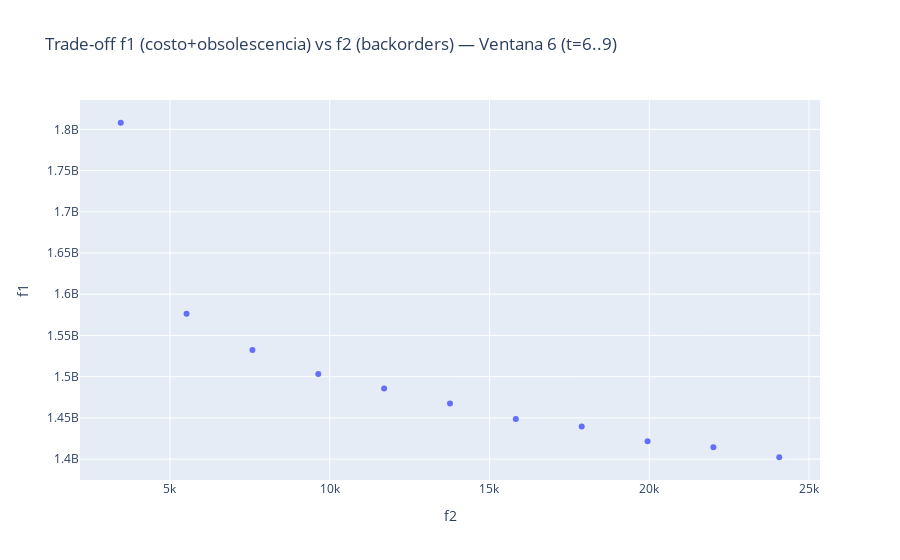

Source (notebook cell):
### Code cell
## CELDA 30 – RESULTADOS AUGMECON VENTANA 6 (t=6..9) Y ELECCIÓN

t_exec = 6   # período ejecutable de esta ventana

# === 1) Gráfico de trade-off f1 vs f2 para la ventana 6 ===
fig6 = px.scatter(
    df_pareto_sixth,
    x="f2", y="f1",
    hover_data=["eps2"],
    title="Trade-off f1 (costo+obsolescencia) vs f2 (backorders) — Ventana 6 (t=6..9)"
)
fig6.show()

# === 2) Tabla ordenada por desempeño (menor f2, luego menor f1) ===
df_sorted6 = df_pareto_sixth.sort_values(["f2", "f1"]).reset_index(drop=True)
display(df_sorted6[["eps2", "f2", "f1"]])

# === 3) REGLA DE ELECCIÓN ===
# Opción A: elegir por índice (0 = mejor servicio dentro de la malla muestreada)
CHOICE_IDX_6 = 0    

# Opción B: fijar un target de backorders para t=6 y elegir el punto más cercano
EPS2_TARGET_6 = None  
# Ejemplo si quisieras algo como ≈10.000 BO en t=6:
# EPS2_TARGET_6 = 10000  

if EPS2_TARGET_6 is not None:
    k6 = int((df_pareto_sixth["f2"] - EPS2_TARGET_6).abs().idxmin())
    choice6 = df_pareto_sixth.iloc[k6]
else:
    choice6 = df_sorted6.iloc[CHOICE_IDX_6]

print("\n=== Solución elegida para ejecutar en t = 6 (ventana 6) ===")
print(choice6[["eps2", "f2", "f1"]])

# === 4) Extraer snapshot elegido en t=6 ===
X_tini_sel6 = choice6["X_tini"]  # {(i,m): cantidad ordenada en t=6}
B_tini_sel6 = choice6["B_tini"]  # {i: backorder al final de t=6}
I_tini_sel6 = choice6["I_tini"]  # {(i,a): inventario por edad al final de t=6}
S_tini_sel6 = choice6["S_tini"]  # {(i,a): servido desde cada edad en t=6}

# === 5) Registrar órdenes ejecutadas en t=6 ===
if 'plan_ejecutado' not in globals():
    plan_ejecutado = []

for (i, m_), q in X_tini_sel6.items():
    if q > 1e-6:
        plan_ejecutado.append([t_exec, i, m_, q])

# === 6) Actualizar backorders iniciales para el siguiente período (t=7) ===
for i in I:
    B_I[i] = float(B_tini_sel6.get(i, 0.0))

# === 7) Actualizar inventario por edades para el siguiente período (t=7) ===
for i in I:
    for a in A:
        I_i0[i][a] = float(I_tini_sel6.get((i, a), 0.0))

# === 8) Actualizar pedidos en tránsito generados en t=6 ===
for i in I:
    for m_ in M:
        q = float(X_tini_sel6.get((i, m_), 0.0))
        if q > 1e-6:
            llegada = t_exec + L_im[i][m_]
            if llegada <= T[-1] and llegada != t_exec:
                pedidos_en_transito[i][llegada] += q

# === 9) Acumular costos globales del horizonte ===
if 'costo_compra' not in globals():
    costo_compra = 0.0
if 'back_total' not in globals():
    back_total = 0.0
if 'costo_equiv_antiguo' not in globals():
    costo_equiv_antiguo = 0.0

costo_compra        += float(choice6["f1"])
back_total          += float(choice6["f2"])
costo_equiv_antiguo += float(choice6["f1"]) + N * float(choice6["f2"])

# === 10) Registrar Servido/Demandado en t=6 para el Fill Rate global ===
if 'served_hist' not in globals():
    served_hist = {}
if 'demand_hist' not in globals():
    demand_hist = {}

for i in I:
    dem_t = float(D_it.get(i, {}).get(t_exec, 0.0))
    srv_t = sum(S_tini_sel6.get((i, a), 0.0) for a in A)
    srv_t = min(dem_t, srv_t)  # nunca más de lo demandado

    demand_hist.setdefault(i, {})[t_exec] = dem_t
    served_hist.setdefault(i, {})[t_exec] = srv_t

print("\nEstado actualizado tras decidir la ventana 6. Listo para ventana que empieza en t=7.")

### Figure 1 — Plotly figure (JSON) as saved in the notebook; plotly's stock layout.template omitted (floating-point values rounded to 4 significant figures)
{"data": [{"customdata": [[3460], [5521.0], [7582.0], [9642.0], [11700.0], [13764], [15820.0], [17890.0], [19950.0], [22010.0], [24068]], "hovertemplate": "f2=%{x}<br>f1=%{y}<br>eps2=%{customdata[0]}<extra></extra>", "legendgroup": "", "marker": {"color": "#636efa", "symbol": "circle"}, "mode": "markers", "name": "", "orientation": "v", "showlegend": false, "type": "scatter", "x": [3460, 5520, 7581, 9642, 11702, 13764, 15824, 17885, 19946, 22007, 24068], "xaxis": "x", "y": [1808000000.0, 1576000000.0, 1532000000.0, 1503000000.0, 1486000000.0, 1468000000.0, 1449000000.0, 1440000000.0, 1422000000.0, 1414000000.0, 1402290000], "yaxis": "y"}], "layout": {"legend": {"tracegroupgap": 0}, "title": {"text": "Trade-off f1 (costo+obsolescencia) vs f2 (backorders) — Ventana 6 (t=6..9)"}, "xaxis": {"anchor": "y", "domain": [0, 1], "title": {"text": "f2"}}, "yaxis": {"anchor": "x", "domain": [0, 1], "title": {"text": "f1"}}}}
